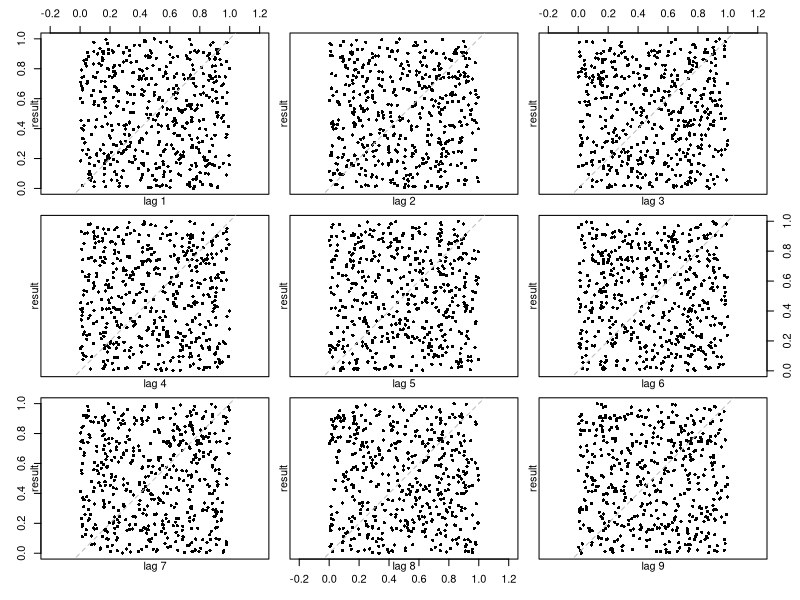
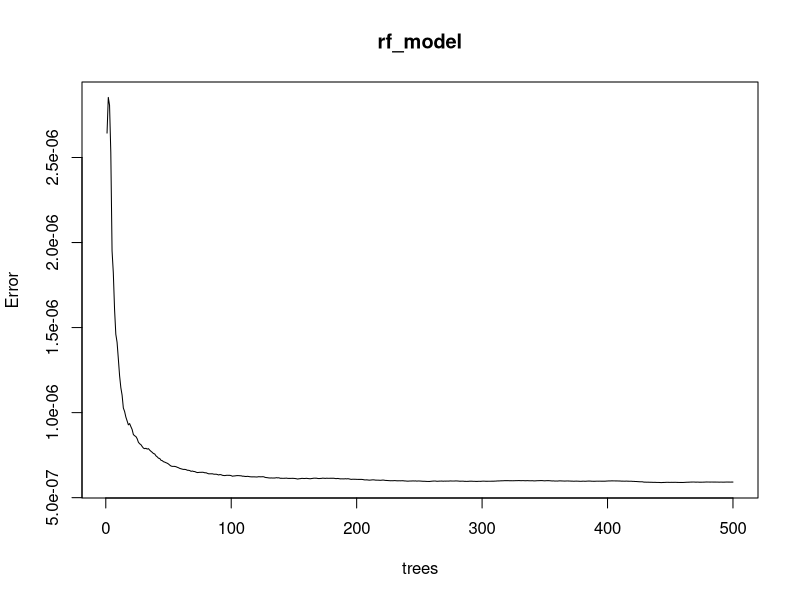

The R script that drew these images, in order:
## ---- chunk 1
unirand <- function(n, m=30269, a=171, seed=1) {
  x <- numeric(min(m-1,n))
  x[1] <- seed
  for (i in 1:min(m-1,n)){
    y <- x[i]
    x[i+1] <- (a*y)%%m
  }
  x[2:(n+1)]/m
}
unirand(5)

# Code taken from SimulationI slide
## ---- chunk 2
unirand2 <- function(n, m=30323, a=170, seed=1) {
  x <- numeric(min(m-1,n))
  x[1] <- seed
  for (i in 1:min(m-1,n)){
    y <- x[i]
    x[i+1] <- (a*y)%%m
  }
  x[2:(n+1)]/m
}
unirand2(5)
# Code taken from SimulationI slide
## ---- chunk 3
unirand3 <- function(n, s1, s2) {
  u1 <- unirand(n, seed=s1)
  u2 <- unirand2(n, seed=s2)
  u3 <- u1 + u2 - floor(u1 + u2)
  return(u3)
  
}

result <- unirand3(500, 1, 1)
lag.plot(result, lag=9, pch=16, do.lines=FALSE)
## ---- chunk 4
result1000 <- unirand3(1000, 1, 1)
df <- data.frame(y = result1000, x1 = result1000, x2 = result1000, x3 = result1000, 
                       x4 = result1000, x5 = result1000, x6 = result1000, x7 = result1000, 
                       x8 = result1000, x9 = result1000, x10 = result1000)
library(randomForest)
rf_model <- randomForest(y~.,data = df)
plot(rf_model)
print(rf_model)
## ---- chunk 5
# find greatest common denominator
gcd <- function(a, b) {
  while (b != 0) {
    temp <- b
    b <- a %% b
    a <- temp
  }
  return(a)
}

# helper function, generated by ChatGPT
gcd_set <- function(numbers) {
  result <- numbers[1]
  for (i in 2:length(numbers)) {
    result <- gcd(result, numbers[i])
  }
  return(result)
}

# example
sequence <- c(2205, 21065, 5241, 12752, 25817, 6724, 18604, 7158, 21788, 20601)
gcd_result <- gcd_set(sequence)
print(gcd_result)

diffs <- diff(sequence)
print(diffs)
## ---- chunk 6

m <- 32768

# define some of the known values from the sequence
X0 <- 2205
X1 <- 21065
X2 <- 5241

# I used ChatGPT to help me understand and construct this brute force algorithm.
# solve for a and c using brute force
for (a in 1:m) {
  c <- (X1 - a * X0) %% m
  if ((a * X1 + c) %% m == X2) {
    print(paste("a:", a, "and c:", c))
    break
  }
}
## ---- chunk 7
a <- 3236
c <- 29109
m <- 32768

lastX <- 20601

generateNum <- function(a,c,m,xn){
  return((a*xn + c) %% m)
}

next10 <- c(20601)

for (i in 2:11){
  next10[i] <- generateNum(a, c, m, next10[i-1])
}

# Display the generated numbers
print(next10)

